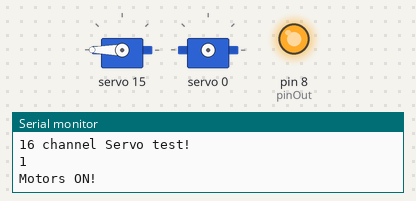
The sketch below on a simulated Arduino Uno, built with avr-gcc and run on an emulated ATmega328P. Parts: 2 × servo, output pins drawn as LEDs (lit = HIGH), the last lines printed to the serial monitor.

Above: at 0.1 s.
At 38.5 s:
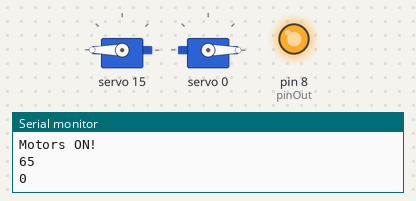
Timing chart, 0 to 40.0 s (numbered marks = the images above):
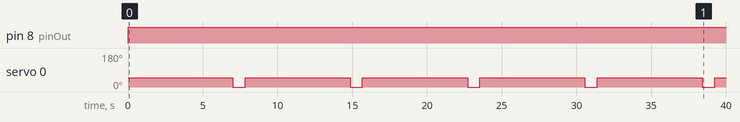

The sketch:

servoFindAngleInterupt.ino
```cpp
// This was just some test code to see if I could use the interupt without messing with the servo timings.

#include <Wire.h>
#include <Adafruit_PWMServoDriver.h>
// Scanner detected 40 and 70
// called this way, it uses the default address 0x40
Adafruit_PWMServoDriver pwm = Adafruit_PWMServoDriver(0x40);
// you can also call it with a different address you want
//Adafruit_PWMServoDriver pwm = Adafruit_PWMServoDriver(0x41);

// Depending on your servo make, the pulse width min and max may vary, you
// want these to be as small/large as possible without hitting the hard stop
// for max range. You'll have to tweak them as necessary to match the servos you
// have!
// These values give about 180 degrees
#define SERVOMIN  120 // this is the 'minimum' pulse length count (out of 4096)
#define SERVOMAX  504 // this is the 'maximum' pulse length count (out of 4096)

// our servo # counter
uint8_t servonum = 0;
int pinOut = 8;

int homeA = 65;
int fwdA = 0;

volatile long isrCount;


void setup() {
  Serial.begin(9600);
  Serial.println("16 channel Servo test!");

  pinMode(pinOut, OUTPUT);
  digitalWrite(pinOut, LOW);
  pwm.begin();

  pwm.setPWMFreq(60);  // Analog servos run at ~60 Hz updates

  yield();

  isrCount = 0;
  OCR0A = 0xAF;
  TIMSK0 |= _BV(OCIE0A);

}


// Interrupt is called once a millisecond, looks for any new GPS data, and stores it
SIGNAL(TIMER0_COMPA_vect)
{
  isrCount++;
}

// you can use this function if you'd like to set the pulse length in seconds
// e.g. setServoPulse(0, 0.001) is a ~1 millisecond pulse width. its not precise!
void setServoPulse(uint8_t n, double pulse) {
  double pulselength;

  pulselength = 1000000;   // 1,000,000 us per second
  pulselength /= 60;   // 60 Hz
  //Serial.print(pulselength); Serial.println(" us per period");
  pulselength /= 4096;  // 12 bits of resolution
  //Serial.print(pulselength); Serial.println(" us per bit");
  pulse *= 1000;
  pulse /= pulselength;
  //Serial.println(pulse);
  pwm.setPWM(n, 0, pulse);
}

void setServoAngle(double angle)
{
   // angle is from 0 to 180
  double pulse =  map(angle,0.0,180.0,SERVOMIN,SERVOMAX);
  pwm.setPWM(0, 0, pulse);
  delay(15);
}

void powerUpMotors()
{
  Serial.println("Motors ON!");
  pwm.setPWM(15, 0, 4095);
  digitalWrite(pinOut, HIGH);
  delay(2000);

}

void powerDownMotors()
{
  Serial.println("Motors OFF!");
  digitalWrite(pinOut, LOW);
  pwm.setPWM(15, 0, 0);
}


void loop() {
  // Drive each servo one at a time

 Serial.println(isrCount);
 powerUpMotors();
 setServoAngle(homeA);  // Home
 Serial.println(homeA);
 delay(5000);
 setServoAngle(fwdA);  // Fire
 Serial.println(fwdA);
 delay(800);
 setServoAngle(homeA);  // Home
 powerDownMotors();


}
```

Measured:
- by itself, pin 8 (pinOut): LOW → HIGH at 0.00 s
- by itself, servo 0: alternates 49° for 7.0 s and 0° for 0.82 s
